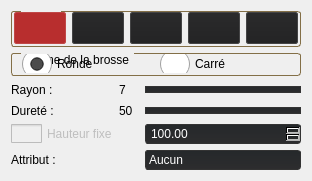
       <widget class="QWidget" name="height_terrain">
        <attribute name="title">
         <string>Hauteur</string>
        </attribute>
        <layout class="QVBoxLayout" name="verticalLayout_2">
         <item>
          <widget class="QGroupBox" name="groupBox">
           <property name="styleSheet">
            <string notr="true">QGroupBox {
    border: 1px solid gray;
    border-radius: 3px;
    margin-top: 0.5em;
	border-color: rgb(131, 111, 71);
}

QGroupBox::title {
    subcontrol-origin: margin;
    left: 10px;
    padding: 0 3px 0 3px;
}

QPushButton::checked {
	background-color: rgb(184, 46, 46);
    border: 1px solid #c04747;
    border-radius: 2px;
    height: 30px;
}

QPushButton {
	background-color: qlineargradient(spread:pad, x1:0, y1:1, x2:0, y2:0, stop:0 rgba(36, 36, 37, 255), stop:0.935 rgba(42, 42, 43, 255));
    border: 1px solid #444445;
    border-radius: 2px;
    height: 30px;
}</string>
           </property>
           <property name="title">
            <string>Mode</string>
           </property>
           <layout class="QHBoxLayout" name="horizontalLayout_4">
            <property name="leftMargin">
             <number>2</number>
            </property>
            <property name="topMargin">
             <number>0</number>
            </property>
            <property name="rightMargin">
             <number>2</number>
            </property>
            <property name="bottomMargin">
             <number>2</number>
            </property>
            <item>
             <widget class="QPushButton" name="checkTerrainBrush1">
              <property name="styleSheet">
               <string notr="true"/>
              </property>
              <property name="text">
               <string/>
              </property>
              <property name="icon">
               <iconset resource="MainFrame.qrc">
                <normaloff>:/MainFrame/Resources/terrain_1.png</normaloff>:/MainFrame/Resources/terrain_1.png</iconset>
              </property>
              <property name="iconSize">
               <size>
                <width>24</width>
                <height>24</height>
               </size>
              </property>
              <property name="checkable">
               <bool>true</bool>
              </property>
              <property name="checked">
               <bool>true</bool>
              </property>
              <property name="autoExclusive">
               <bool>true</bool>
              </property>
             </widget>
            </item>
            <item>
             <widget class="QPushButton" name="checkTerrainBrush2">
              <property name="styleSheet">
               <string notr="true"/>
              </property>
              <property name="text">
               <string/>
              </property>
              <property name="icon">
               <iconset resource="MainFrame.qrc">
                <normaloff>:/MainFrame/Resources/terrain_2.png</normaloff>:/MainFrame/Resources/terrain_2.png</iconset>
              </property>
              <property name="iconSize">
               <size>
                <width>24</width>
                <height>24</height>
               </size>
              </property>
              <property name="checkable">
               <bool>true</bool>
              </property>
              <property name="autoExclusive">
               <bool>true</bool>
              </property>
             </widget>
            </item>
            <item>
             <widget class="QPushButton" name="checkTerrainBrush3">
              <property name="text">
               <string/>
              </property>
              <property name="icon">
               <iconset resource="MainFrame.qrc">
                <normaloff>:/MainFrame/Resources/terrain_3.png</normaloff>:/MainFrame/Resources/terrain_3.png</iconset>
              </property>
              <property name="iconSize">
               <size>
                <width>24</width>
                <height>24</height>
               </size>
              </property>
              <property name="checkable">
               <bool>true</bool>
              </property>
              <property name="autoExclusive">
               <bool>true</bool>
              </property>
             </widget>
            </item>
            <item>
             <widget class="QPushButton" name="checkTerrainBrush4">
              <property name="text">
               <string/>
              </property>
              <property name="icon">
               <iconset resource="MainFrame.qrc">
                <normaloff>:/MainFrame/Resources/terrain_4.png</normaloff>:/MainFrame/Resources/terrain_4.png</iconset>
              </property>
              <property name="iconSize">
               <size>
                <width>24</width>
                <height>24</height>
               </size>
              </property>
              <property name="checkable">
               <bool>true</bool>
              </property>
              <property name="autoExclusive">
               <bool>true</bool>
              </property>
             </widget>
            </item>
            <item>
             <widget class="QPushButton" name="checkTerrainBrush5">
              <property name="text">
               <string/>
              </property>
              <property name="icon">
               <iconset resource="MainFrame.qrc">
                <normaloff>:/MainFrame/Resources/terrain_5.png</normaloff>:/MainFrame/Resources/terrain_5.png</iconset>
              </property>
              <property name="iconSize">
               <size>
                <width>24</width>
                <height>24</height>
               </size>
              </property>
              <property name="checkable">
               <bool>true</bool>
              </property>
              <property name="autoExclusive">
               <bool>true</bool>
              </property>
             </widget>
            </item>
           </layout>
          </widget>
         </item>
         <item>
          <widget class="QGroupBox" name="groupBox_2">
           <property name="styleSheet">
            <string notr="true">QGroupBox {
    border: 1px solid gray;
    border-radius: 3px;
    margin-top: 0.5em;
	border-color: rgb(131, 111, 71);
}

QGroupBox::title {
    subcontrol-origin: margin;
    left: 10px;
    padding: 0 3px 0 3px;
}</string>
           </property>
           <property name="title">
            <string>Forme de la brosse</string>
           </property>
           <property name="alignment">
            <set>Qt::AlignLeading|Qt::AlignLeft|Qt::AlignVCenter</set>
           </property>
           <property name="flat">
            <bool>false</bool>
           </property>
           <property name="checkable">
            <bool>false</bool>
           </property>
           <layout class="QHBoxLayout" name="horizontalLayout_3">
            <property name="topMargin">
             <number>0</number>
            </property>
            <property name="bottomMargin">
             <number>2</number>
            </property>
            <item>
             <widget class="QRadioButton" name="checkTerrainRoundedBrush">
              <property name="styleSheet">
               <string notr="true">QRadioButton {
    spacing: 5px;
}

QRadioButton::indicator {
    width: 31px;
    height: 19px;
}

QRadioButton::indicator:unchecked {
image: url(:/MainFrame/Resources/Icons_New/Checkbutton_no.png);
}

QRadioButton::indicator:checked {
	image: url(:/MainFrame/Resources/Icons_New/Checkbutton_yes.png);
}
</string>
              </property>
              <property name="text">
               <string>Ronde</string>
              </property>
              <property name="checked">
               <bool>true</bool>
              </property>
             </widget>
            </item>
            <item>
             <widget class="QRadioButton" name="checkTerrainSquaredBrush">
              <property name="styleSheet">
               <string notr="true">QRadioButton {
    spacing: 5px;
}

QRadioButton::indicator {
    width: 31px;
    height: 19px;
}

QRadioButton::indicator:unchecked {
image: url(:/MainFrame/Resources/Icons_New/Checkbutton_no.png);
}

QRadioButton::indicator:checked {
	image: url(:/MainFrame/Resources/Icons_New/Checkbutton_yes.png);
}
</string>
              </property>
              <property name="text">
               <string>Carré</string>
              </property>
             </widget>
            </item>
           </layout>
          </widget>
         </item>
         <item>
          <layout class="QGridLayout" name="gridLayout_3">
           <item row="0" column="0">
            <widget class="QLabel" name="label_16">
             <property name="text">
              <string>Rayon :</string>
             </property>
            </widget>
           </item>
           <item row="0" column="1">
            <widget class="QLabel" name="label_17">
             <property name="minimumSize">
              <size>
               <width>20</width>
               <height>0</height>
              </size>
             </property>
             <property name="text">
              <string>7</string>
             </property>
            </widget>
           </item>
           <item row="0" column="2">
            <widget class="QSlider" name="editTerrainHeightRadius">
             <property name="styleSheet">
              <string notr="true">QSlider::groove:horizontal {
    border: 1px solid #333333;
    height: 5px; 
    background: qlineargradient(spread:pad, x1:0, y1:1, x2:0, y2:0, stop:0 rgba(45, 45, 46, 255), stop:1 rgba(37, 40, 43, 255));
    margin: 2px 0;
}

QSlider::handle:horizontal {
    
	background-image: url(:/MainFrame/Resources/Icons_New/Icon_Handler.png);
    width: 16px;
    margin: -10px 0; 

}</string>
             </property>
             <property name="minimum">
              <number>1</number>
             </property>
             <property name="maximum">
              <number>40</number>
             </property>
             <property name="value">
              <number>7</number>
             </property>
             <property name="orientation">
              <enum>Qt::Horizontal</enum>
             </property>
            </widget>
           </item>
           <item row="1" column="2">
            <widget class="QSlider" name="editTerrainHeightHardness">
             <property name="enabled">
              <bool>false</bool>
             </property>
             <property name="styleSheet">
              <string notr="true">QSlider::groove:horizontal {
    border: 1px solid #333333;
    height: 5px; 
    background: qlineargradient(spread:pad, x1:0, y1:1, x2:0, y2:0, stop:0 rgba(45, 45, 46, 255), stop:1 rgba(37, 40, 43, 255));
    margin: 2px 0;
}

QSlider::handle:horizontal {
    
	background-image: url(:/MainFrame/Resources/Icons_New/Icon_Handler.png);
    width: 16px;
    margin: -10px 0; 

}</string>
             </property>
             <property name="minimum">
              <number>1</number>
             </property>
             <property name="maximum">
              <number>100</number>
             </property>
             <property name="value">
              <number>50</number>
             </property>
             <property name="orientation">
              <enum>Qt::Horizontal</enum>
             </property>
            </widget>
           </item>
           <item row="2" column="0">
            <widget class="QCheckBox" name="editCheckTerrainFixedHeight">
             <property name="enabled">
              <bool>false</bool>
             </property>
             <property name="styleSheet">
              <string notr="true">QCheckBox {
    spacing: 5px;
}

QCheckBox::indicator {
    width: 31px;
    height: 19px;
}

QCheckBox::indicator:unchecked {
image: url(:/MainFrame/Resources/Icons_New/Checkbutton_no.png);
}

QCheckBox::indicator:checked {
	image: url(:/MainFrame/Resources/Icons_New/Checkbutton_yes.png);
}
</string>
             </property>
             <property name="text">
              <string>Hauteur fixe</string>
             </property>
            </widget>
           </item>
           <item row="1" column="1">
            <widget class="QLabel" name="label_19">
             <property name="text">
              <string>50</string>
             </property>
            </widget>
           </item>
           <item row="1" column="0">
            <widget class="QLabel" name="label_18">
             <property name="text">
              <string>Dureté :</string>
             </property>
            </widget>
           </item>
           <item row="3" column="0">
            <widget class="QLabel" name="label_20">
             <property name="text">
              <string>Attribut :</string>
             </property>
            </widget>
           </item>
           <item row="2" column="2">
            <widget class="QDoubleSpinBox" name="editTerrainFixedHeight">
             <property name="enabled">
              <bool>false</bool>
             </property>
             <property name="styleSheet">
              <string notr="true">QDoubleSpinBox::down-button {
	image: url(:/MainFrame/Resources/Icons_New/external-down-arrow-arrow-flatart-icons-lineal-color-flatarticons-10.png);
right: 1.5px;
height: 9px;
}

QDoubleSpinBox::up-button {
    image: url(:/MainFrame/Resources//Icons_New/external-up-arrow-arrow-flatart-icons-lineal-color-flatarticons-10.png);
right: 1.5px;
bottom: 0px;
height: 9px;
}

QDoubleSpinBox { 
	border: 1px solid #333333;
	border-radius: 3px;
	background-color: qlineargradient(spread:pad, x1:0, y1:1, x2:0, y2:0, stop:0 rgba(37, 37, 38, 255), stop:1 rgba(27, 29, 31, 255));
	padding: 1px 20px 1px 3px;
	min-width: 6em;
	color: #ffffff;
    background-color: qlineargradient(spread:pad, x1:0, y1:1, x2:0, y2:0, stop:0 rgba(45, 45, 46, 255), stop:1 rgba(37, 40, 43, 255));
	selection-background-color: rgb(40, 42, 44);
}</string>
             </property>
             <property name="maximum">
              <double>999.000000000000000</double>
             </property>
             <property name="value">
              <double>100.000000000000000</double>
             </property>
            </widget>
           </item>
           <item row="3" column="2">
            <widget class="QComboBox" name="editTerrainHeightAttribute">
             <property name="enabled">
              <bool>false</bool>
             </property>
             <property name="styleSheet">
              <string notr="true">QComboBox {
	border: 1px solid #333333;
	border-radius: 3px;
	background: qlineargradient(spread:pad, x1:0, y1:1, x2:0, y2:0, stop:0 rgba(45, 45, 46, 255), stop:1 rgba(37, 40, 43, 255));
	padding: 1px 23px 1px 3px;
	min-width: 6em;
	color: #ffffff;
	selection-background-color: rgb(41, 41, 42, 30);
}
QComboBox::drop-down {
	subcontrol-origin: padding;
	subcontrol-position: top right;
	width: 20px;
 
	border-top-right-radius: 3px;
	border-bottom-right-radius: 3px;
}

QComboBox::down-arrow {
image: url(:/MainFrame/Resources/Icons_New/external-down-arrow-arrow-flatart-icons-lineal-color-flatarticons-10.png);
height: 14px;

}

QComboBox QAbstractItemView {
	
	selection-background-color: rgb(45, 45, 46);
}
 
QComboBox::QAbstractItemView{
	background-color: #4f4f4f;
	color: #999999;
}

QComboBox::item:pressed { 
background: rgb(61, 61, 61);
}
QComboBox::item:selected { 
background: rgb(61, 61, 61);
}


 QScrollBar:vertical {
     background: #1d1d1e;
     width: 15px;
     margin: 22px 0 22px 0;
 }
 QScrollBar::handle:vertical {
     background: #202325;
     min-height: 20px;
 }
 QScrollBar::add-line:vertical {
     background: #202325;
     height: 20px;
     subcontrol-position: bottom;
     subcontrol-origin: margin;
 }

 QScrollBar::sub-line:vertical {
     background: #202325;
     height: 20px;
     subcontrol-position: top;
     subcontrol-origin: margin;
 }
 QScrollBar::up-arrow:vertical, QScrollBar::down-arrow:vertical {
     width: 3px;
     height: 3px;
     background: #907a4e;
 }

 QScrollBar::add-page:vertical, QScrollBar::sub-page:vertical {
     background: none;
 }
</string>
             </property>
             <item>
              <property name="text">
               <string>Aucun</string>
              </property>
             </item>
             <item>
              <property name="text">
               <string>Pas de marche</string>
              </property>
             </item>
             <item>
              <property name="text">
               <string>Pas de vol</string>
              </property>
             </item>
             <item>
              <property name="text">
               <string>Pas de mouvement</string>
              </property>
             </item>
             <item>
              <property name="text">
               <string>Mourir</string>
              </property>
             </item>
            </widget>
           </item>
          </layout>
         </item>
        </layout>
       </widget>
